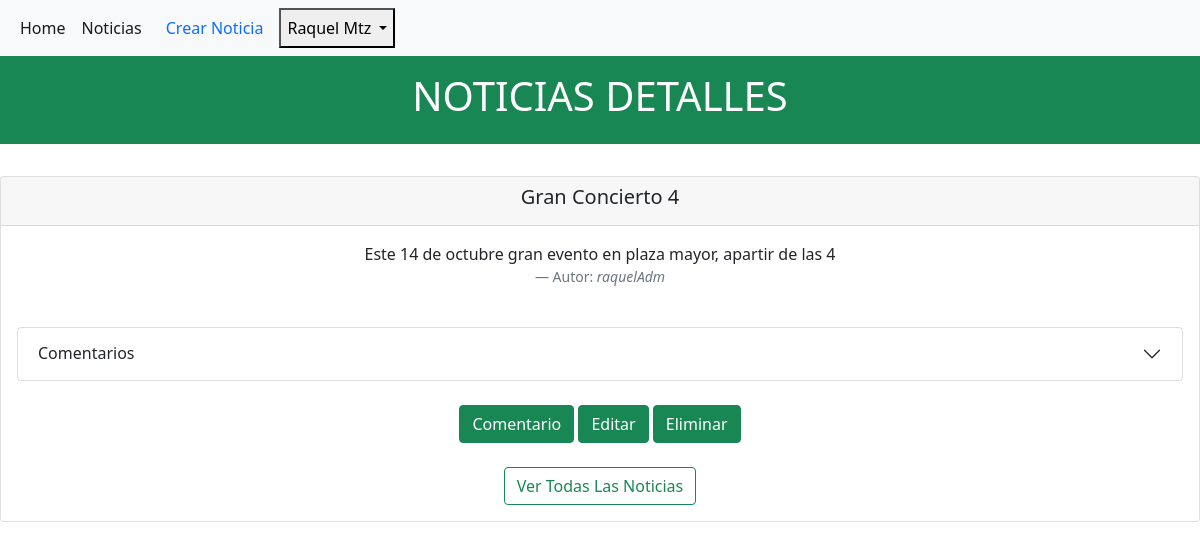
Page /noticias/noticias/1 (signed in) on the committed database.
### users/models.py (models this page shows)
class CustomUser(AbstractUser):
    Nombre = models.CharField(max_length=15)

### noticias/models.py (models this page shows, shortened)
class Noticias(models.Model):
    Titulo = models.CharField(max_length=100)
    Descripcion = models.TextField(max_length=500)
    Fecha = models.DateTimeField(auto_now_add=True)
    Autor = models.ForeignKey(get_user_model(), on_delete=models.CASCADE,)

### noticias/views.py (the view)
# urls.py: path('noticias/<int:pk>', noticiasPageDetail.as_view(), name='noticias_detalle'),
class noticiasPageDetail(LoginRequiredMixin, DetailView):
    template_name = 'noticias_detalle.html'
    model = Noticias
    context_object_name = 'Todas_Noticias'
    login_url = 'login'

### noticias/models.py (called while the page is built)
    def __str__(self) -> str:
        return self.comentario

### noticias/templates/noticias_detalle.html (shortened to what this page needs)
{% extends 'base.html' %}{% load crispy_forms_tags%}{% block content %}
<div class="p-3 mb-2 bg-success text-white">
    <h1><center>NOTICIAS DETALLES</center></h1>
</div><br>
<div class="card text-center">
  <div class="card-header">
    <h5 class="card-title">{{Todas_Noticias.Titulo}}</h5>
  </div>
  <div class="card-body">
    <p class="card-text">{{Todas_Noticias.Descripcion}}</p>
    <footer class="blockquote-footer">Autor: <cite title="Source Title">{{Todas_Noticias.Autor}}</cite></footer>
    <br>
    <div class="accordion" id="accordionExample">
      <div class="accordion-item">
        <h2 class="accordion-header" id="flush-headingOne">
          <button class="accordion-button collapsed" type="button" data-bs-toggle="collapse" data-bs-target="#flush-collapseOne" aria-expanded="false" aria-controls="flush-collapseOne">
            Comentarios
          </button>
        </h2>
      </div>
    </div>
    <br>
    <div class="d-grid gap-2 d-md-block">
      <a href="{% url 'comentarios' Todas_Noticias.pk  %}" class="btn btn-success btn-xs"> Comentario </a>
      <a href="{% url 'noticias_editar' Todas_Noticias.pk %}" class="btn btn-success btn-xs"> Editar </a>
      <a href="{% url 'noticias_eliminar' Todas_Noticias.pk %}" class="btn btn-success btn-xs"> Eliminar </a>
    </div>
    <br>
    <a class="btn btn-outline-success btn-xs justify-content-md-end" href="{% url 'noticias' %}"> Ver Todas Las Noticias </a>
  </div>
</div>
{% endblock content %}

### users/templates/base.html (shortened to what this page needs)
<head>
  <link href="https://cdn.jsdelivr.net/npm/bootstrap@5.0.0-beta1/dist/css/bootstrap.min.css" rel="stylesheet"/>
  <nav class="navbar navbar-expand-lg navbar-light bg-light">
    <div class="container-fluid">
      <div class="collapse navbar-collapse" id="navbarNavAltMarkup">
        <div class="navbar-nav justify-content-md-end">
          <a class="nav-link active" href="{% url 'home' %}"> Home </a>
          <a class="nav-link active" href="{% url 'noticias' %}"> Noticias </a>
        </div>
        <div class="d-grid gap-2 d-md-block justify-content-md-end">
          <div class="btn-group" role="group">
            {% if user.is_authenticated %}
              <a class="nav-link active" href="{% url 'noticias_nuevo' %}" > Crear Noticia</a>
              <button id="btnGroupDrop1" type="button" class="dropdown-toggle" data-bs-toggle="dropdown" aria-expanded="false">
                {{user.Nombre}}
              </button>
          {% endif %}
        </div>
      </div>
    </div>
  </nav>
</head>
<body>
    {% block content %}
    {% endblock content %}
</body>

### rows in the picture
CustomUser: Nombre "Raquel Mtz"
Noticias: Titulo "Gran Concierto 4", Descripcion "Este 14 de octubre gran evento en plaza mayor, apartir de las 4", Autor "raquelAdm"
